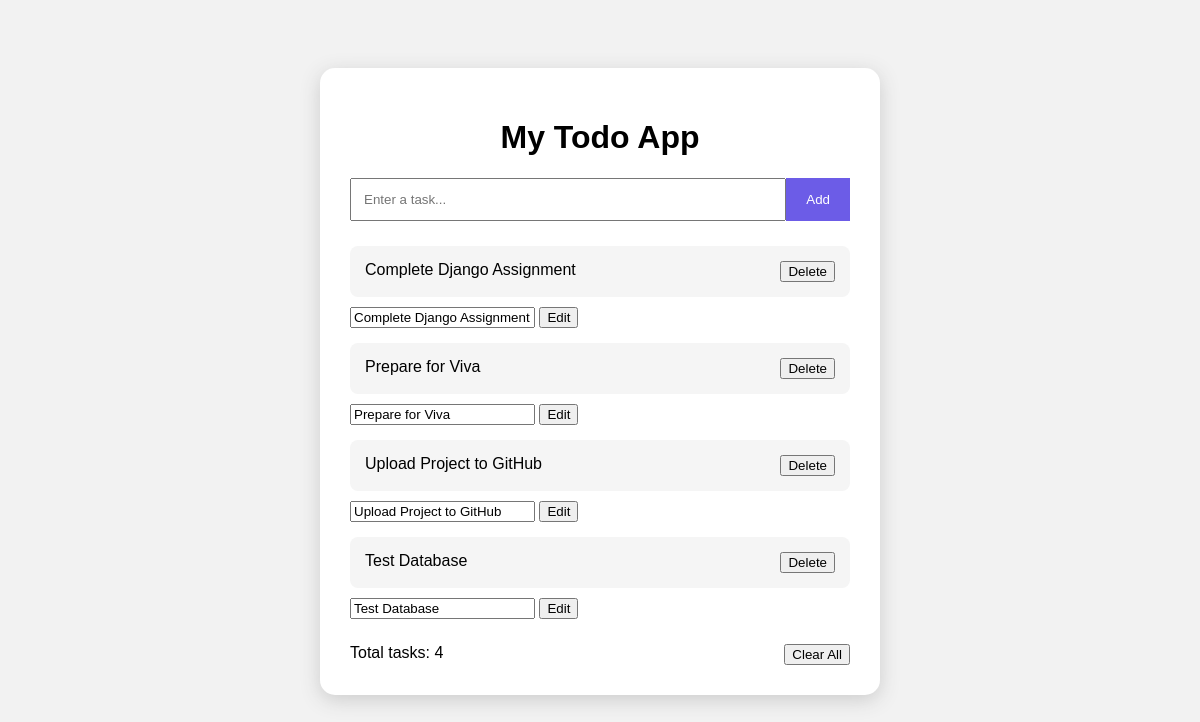
The page / on the database its author committed.
### todo/models.py (models this page shows, shortened)
class Todo(models.Model):
    title = models.CharField(max_length=200)

### todo/views.py (the view, shortened to what this page needs)
# urls.py: path('', views.todo_list, name='todo_list'),
def todo_list(request):
    todos = Todo.objects.all()
    return render(
        request,
        "todo/list.html",
        {
            "todos": todos,
            "task_count": todos.count()
        }
    )

### todo/templates/todo/list.html (shortened to what this page needs)
<!DOCTYPE html>
<html>
<head>
</head>
<body>
<div class="container">
    <h1>My Todo App</h1>
    <form method="POST">
        <div class="add-box">
            <input
                type="text"
                name="title"
                placeholder="Enter a task..."
                required
            >
            <button type="submit" name="add_task">
                Add
            </button>
        </div>
    </form>
    {% for todo in todos %}
    <div class="task">
        <span>
            {{ todo.title }}
        </span>
        <form method="POST">
            <button
                type="submit"
                name="delete_task">
                Delete
            </button>
        </form>
    </div>
    <form method="POST" class="edit-form">
        <input
            type="text"
            name="new_title"
            value="{{ todo.title }}"
            required
        >
        <button type="submit" name="edit_task">
            Edit
        </button>
    </form>
    {% empty %}
        <p>No tasks yet.</p>
    {% endfor %}
    <div class="bottom">
        <span>
            Total tasks: {{ task_count }}
        </span>
        <form method="POST">
            <button type="submit" name="clear_all">
                Clear All
            </button>
        </form>
    </div>
</div>
</body>
</html>

### todo/templates/todo/list.html (style rules this page uses)
body { font-family: Arial; background: #f2f2f2; display: flex; justify-content: center; padding-top: 60px; }
.container { width: 500px; background: white; padding: 30px; border-radius: 15px; box-shadow: 0 5px 20px #ccc; }
h1 { text-align: center; }
.add-box { display: flex; margin-bottom: 25px; }
.add-box input { flex: 1; padding: 12px; }
.add-box button { padding: 12px 20px; background: #6c5ce7; color: white; border: none; cursor: pointer; }
.task { display: flex; justify-content: space-between; background: #f5f5f5; padding: 15px; margin-bottom: 10px; border-radius: 8px; }
button { cursor: pointer; }
.edit-form { margin-bottom: 15px; }
.bottom { display: flex; justify-content: space-between; margin-top: 25px; }

### rows shown on the page
Todo: title "Complete Django Assignment", new_title "Complete Django Assignment"
Todo: title "Prepare for Viva", new_title "Prepare for Viva"
Todo: title "Upload Project to GitHub", new_title "Upload Project to GitHub"
Todo: title "Test Database", new_title "Test Database"

### other values the page prints
{{ task_count }} "4"
